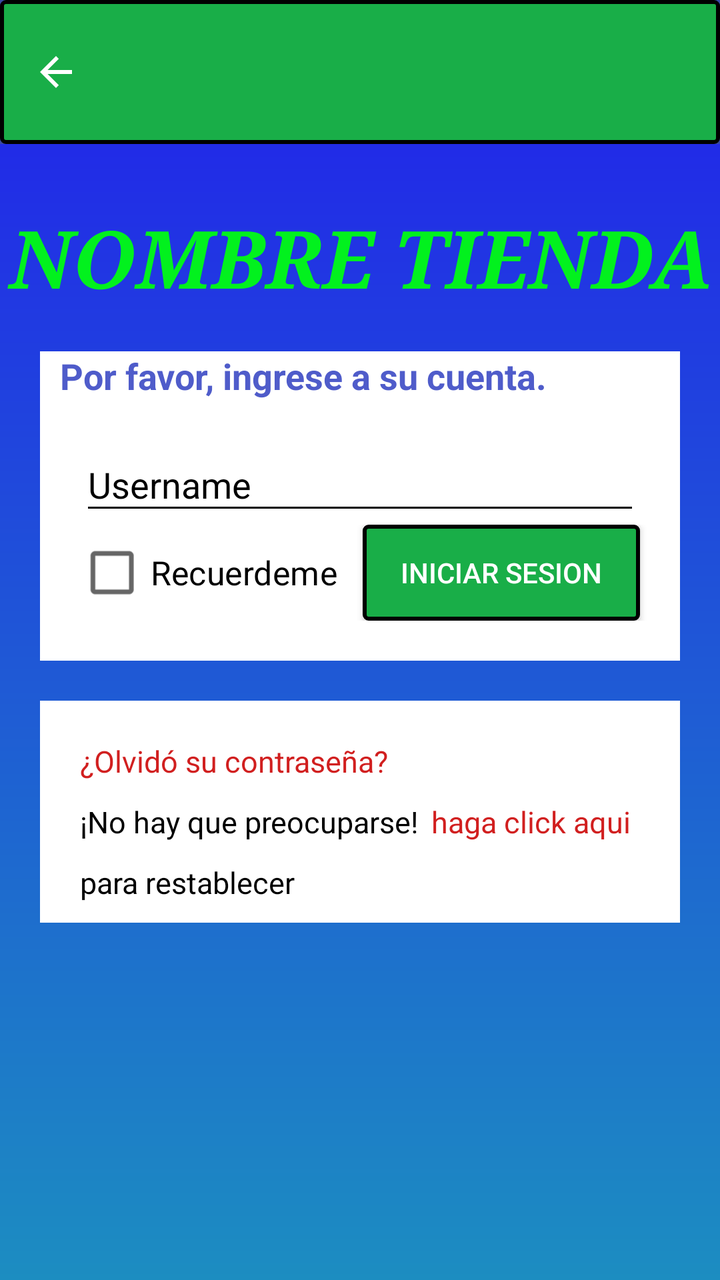
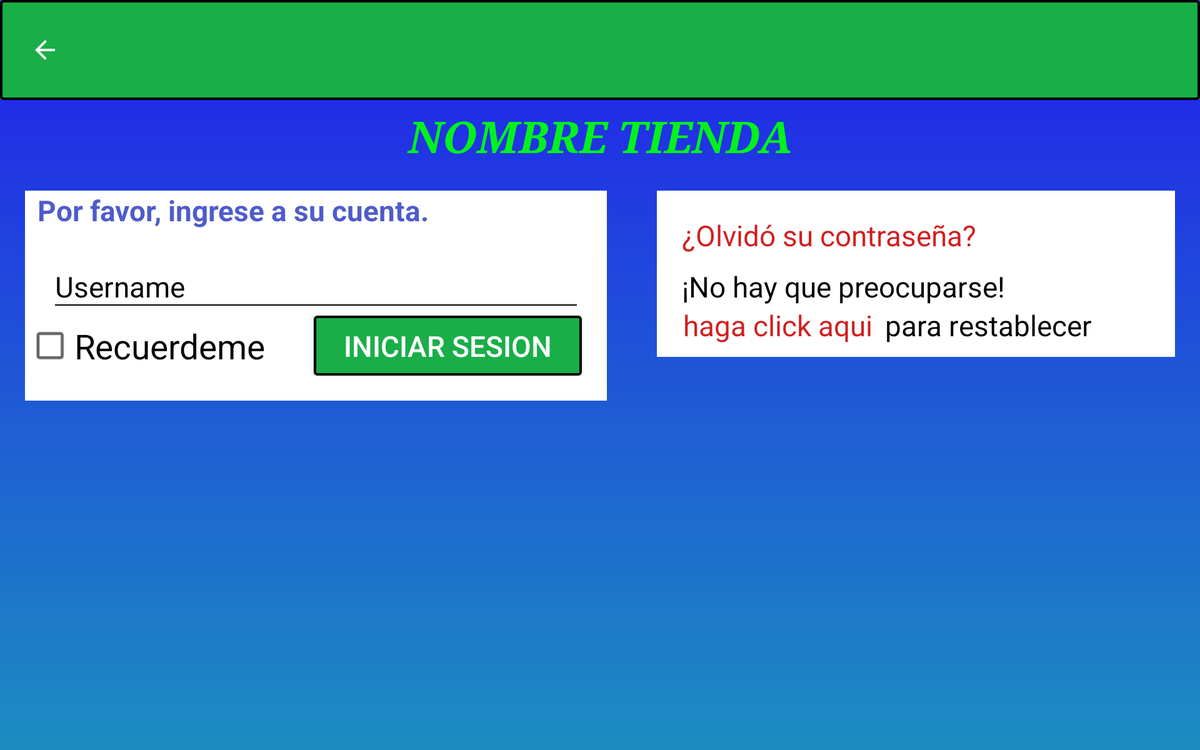

One screen, two layout resources from the same app: the default and the repository's alternative for another configuration. Each is rendered where Android would select it; the XML of both is given below.
<!-- AndroidManifest.xml: application theme AppTheme -->
<!-- res/layout/activity_login.xml -->
<?xml version="1.0" encoding="utf-8"?>
<LinearLayout xmlns:android="http://schemas.android.com/apk/res/android"
    xmlns:tools="http://schemas.android.com/tools"
    android:layout_width="match_parent"
    android:layout_height="match_parent"
    xmlns:app="http://schemas.android.com/apk/res-auto"
    android:orientation="vertical"
    android:background="@drawable/degradade"
    tools:context="swasolutions.com.wdpos.actividades.vendedores.LoginActivity">


    <android.support.design.widget.AppBarLayout
        android:layout_width="match_parent"
        android:layout_height="wrap_content"
        android:id="@+id/appBarLayoutLogin"
        android:theme="@style/AppTheme.AppBarOverlay"
        >

        <android.support.v7.widget.Toolbar
            android:id="@+id/toolbarLogin"
            android:layout_width="match_parent"
            android:layout_height="wrap_content"
            android:background="@drawable/buttonspanelbluedark"
            app:navigationIcon="?attr/homeAsUpIndicator"
            app:popupTheme="@style/Theme.AppCompat.Light"
            tools:ignore="UnusedAttribute"
            android:theme="@style/ThemeOverlay.AppCompat.Dark.ActionBar"
            android:elevation="2dp"
            >
        </android.support.v7.widget.Toolbar>

    </android.support.design.widget.AppBarLayout>

    <TextView
        android:id="@+id/txtTituloApp"
        android:layout_width="match_parent"
        android:layout_height="wrap_content"
        android:layout_marginBottom="20dp"
        android:layout_marginTop="30dp"
        android:text="NOMBRE TIENDA"
        android:textSize="40dp"
        android:textColor="@color/verdeclaro"
        android:fontFamily="serif"
        android:textStyle="bold|italic"
        android:gravity="center"

        />

    <LinearLayout
        android:layout_width="match_parent"
        android:layout_height="wrap_content"
        android:layout_marginRight="20dp"
        android:layout_marginLeft="20dp"
        android:orientation="vertical"
        android:layout_marginBottom="20dp"
        android:background="@color/blanco">

        <TextView
            android:layout_width="match_parent"
            android:layout_height="wrap_content"
            android:layout_marginLeft="10dp"
            android:text="@string/info_ingresar"
            android:textStyle="bold"
            android:textSize="18dp"
            android:textColor="@color/azul"
            />


        <android.support.design.widget.TextInputLayout
            android:id="@+id/text_input_layout_email"
            android:layout_width="match_parent"
            android:layout_height="wrap_content"
            android:layout_marginLeft="20dp"
            android:layout_marginRight="20dp"
            android:textColorHint="@color/negro"
            android:paddingTop="10dp"
            android:layout_row="2"

            >

            <EditText
                android:id="@+id/txtEmail_Login"
                android:layout_width="match_parent"
                android:layout_height="wrap_content"
                android:inputType="textEmailAddress"
                android:textColor="@color/negro"
                android:ems="10"
                android:hint="Username"

                android:drawablePadding="10dp"
                android:drawableStart="@drawable/person"
                android:theme="@style/EditText"
                app:hintAnimationEnabled="true"/>

        </android.support.design.widget.TextInputLayout>




        <LinearLayout
            android:layout_width="match_parent"
            android:layout_height="wrap_content"
            android:orientation="horizontal"
            android:layout_marginBottom="20dp">


            <CheckBox
                android:id="@+id/rdbNoCerrarSesion"
                android:layout_width="wrap_content"
                android:layout_height="wrap_content"
                android:layout_weight="1"
                android:layout_marginLeft="30dp"
                android:scaleX="1.2"
                android:scaleY="1.2"
                android:text="Recuerdeme"
                />

            <Button
                android:id="@+id/btnIniciarSesion"
                android:layout_width="wrap_content"
                android:layout_height="wrap_content"
                android:layout_marginRight="20dp"
                android:layout_weight="1"
                android:text="Iniciar Sesion"
                android:textColor="@color/blanco"
                android:background="@drawable/buttonspanelbluedark"

                />



        </LinearLayout>




    </LinearLayout>


    <LinearLayout
        android:layout_width="match_parent"
        android:layout_height="wrap_content"
        android:orientation="vertical"
        android:layout_marginRight="20dp"
        android:layout_marginLeft="20dp"
        android:background="@color/blanco">

        <TextView
            android:layout_width="match_parent"
            android:layout_height="wrap_content"
            android:layout_marginTop="20dp"
            android:layout_marginLeft="20dp"
            android:layout_marginBottom="10dp"
            android:text="¿Olvidó su contraseña?"
            android:textColor="@color/rojo_oscuro"
            android:textSize="15dp"/>

        <LinearLayout
            android:layout_width="match_parent"
            android:layout_height="wrap_content"
            android:orientation="horizontal">

            <TextView
                android:layout_width="wrap_content"
                android:layout_height="wrap_content"
                android:layout_marginLeft="20dp"
                android:text="¡No hay que preocuparse!"
                android:textColor="@color/negro"
                android:textSize="15dp"/>

            <TextView
                android:layout_width="wrap_content"
                android:layout_height="wrap_content"
                android:layout_marginLeft="6dp"
                android:layout_marginBottom="10dp"
                android:text="haga click aqui"
                android:textColor="@color/rojo_oscuro"
                android:textSize="15dp"/>

        </LinearLayout>

        <TextView
            android:layout_width="match_parent"
            android:layout_height="wrap_content"
            android:layout_marginLeft="20dp"
            android:layout_marginBottom="10dp"
            android:text="para restablecer"
            android:textColor="@color/negro"
            android:textSize="15dp"/>



    </LinearLayout>

</LinearLayout>
<!-- resources referenced by this layout -->
<resources>
  <color name="azul">#4f5cca</color>
  <color name="blanco">#FFFFFF</color>
  <color name="negro">#000000</color>
  <color name="rojo_oscuro">#d11f1f</color>
  <color name="verdeclaro">#02f11e</color>
  <!-- drawable buttonspanelbluedark (drawable) -->
  <?xml version="1.0" encoding="utf-8"?>
  <selector xmlns:android="http://schemas.android.com/apk/res/android" >
      <item android:state_pressed="true" >
          <shape android:shape="rectangle"  >
              <stroke android:width="2dip" android:color="@color/bluedark" />
              <gradient android:angle="-90" android:endColor="@color/verde" android:startColor="@color/negro"  />
          </shape>
      </item>
      <item android:state_enabled="false">
  
          <shape>
              <solid android:color="@color/app_text_label"/>
              <corners android:radius="8dp"/>
              <padding android:bottom="8dp"
                  android:left="8dp"
                  android:right="8dp"
                  android:top="8dp"/>
          </shape>
      </item>
      <item android:state_focused="true">|
          <shape android:shape="rectangle"  >
              <corners android:radius="10dip" />
              <stroke android:width="2dip" android:color="@color/bluedark" />
              <gradient android:angle="-90" android:startColor="@color/bluedark"  />
          </shape>
      </item>
      <item >
          <shape android:shape="rectangle"  >
              <corners android:radius="2dip" />
              <stroke android:width="2dip" android:color="@color/negro" />
              <gradient android:angle="-90" android:startColor="@color/verde" android:endColor="@color/verde"  />
          </shape>
      </item>
  </selector>
  <!-- drawable degradade (drawable) -->
  <?xml version="1.0" encoding="utf-8"?>
  <shape xmlns:android="http://schemas.android.com/apk/res/android">
      <gradient
          android:startColor="#1c8dc1"
          android:endColor="#221fec"
          android:type="linear"
          android:angle="90" />
  </shape>
  <string name="info_ingresar">Por favor, ingrese a su cuenta.</string>
  <style name="AppTheme.AppBarOverlay" parent="ThemeOverlay.AppCompat.Dark.ActionBar" />
  <style name="EditText" parent="AppTheme">
          
          <item name="colorControlNormal">@color/negro</item>
          <item name="android:textColorLink">@color/negro</item>
          
          <item name="colorControlActivated">@color/negro</item>
      </style>
  <style name="AppTheme" parent="Theme.AppCompat.Light.NoActionBar">
          
          <item name="colorPrimary">@color/colorPrimary</item>
          <item name="colorPrimaryDark">@color/colorPrimaryDark</item>
          <item name="colorAccent">@color/colorAccent</item>
      </style>
  <color name="bluedark">#0c1c4d</color>
  <color name="verde">#19ae48</color>
  <color name="app_text_label">#656565</color>
  <color name="colorPrimary">#3F51B5</color>
  <color name="colorPrimaryDark">#303F9F</color>
  <color name="colorAccent">#3F51B5</color>
</resources>
<!-- res/layout-large-land/activity_login.xml (the repository's variant of the layout above) -->
<!-- drawn on a 7-inch tablet turned sideways -->
<?xml version="1.0" encoding="utf-8"?>
<LinearLayout xmlns:android="http://schemas.android.com/apk/res/android"
    xmlns:tools="http://schemas.android.com/tools"
    android:layout_width="match_parent"
    android:layout_height="match_parent"
    xmlns:app="http://schemas.android.com/apk/res-auto"
    android:orientation="vertical"
    android:background="@drawable/degradade"
    tools:context="swasolutions.com.wdpos.actividades.vendedores.LoginActivity">

    <android.support.design.widget.AppBarLayout
        android:layout_width="match_parent"
        android:layout_height="wrap_content"
        android:id="@+id/appBarLayoutLogin"
        android:theme="@style/AppTheme.AppBarOverlay"
        >

    <android.support.v7.widget.Toolbar
        android:id="@+id/toolbarLogin"
        android:layout_width="match_parent"
        android:layout_height="wrap_content"
        android:background="@drawable/buttonspanelbluedark"
        app:navigationIcon="?attr/homeAsUpIndicator"
        app:popupTheme="@style/Theme.AppCompat.Light"
        tools:ignore="UnusedAttribute"
        android:theme="@style/ThemeOverlay.AppCompat.Dark.ActionBar"
        android:elevation="2dp"
        >
    </android.support.v7.widget.Toolbar>

    </android.support.design.widget.AppBarLayout>
    <TextView
        android:id="@+id/txtTituloApp"
        android:layout_width="match_parent"
        android:layout_height="wrap_content"
        android:layout_marginBottom="20dp"
        android:layout_marginTop="5dp"
        android:text="NOMBRE TIENDA"
        android:textSize="@dimen/titulosTablet"
        android:textColor="@color/verdeclaro"
        android:fontFamily="serif"
        android:textStyle="bold|italic"
        android:gravity="center"

        />

    <LinearLayout
        android:layout_width="match_parent"
        android:layout_height="match_parent"
        android:orientation="horizontal">

    <LinearLayout
        android:layout_width="match_parent"
        android:layout_height="wrap_content"
        android:layout_marginRight="20dp"
        android:layout_weight="0.9"
        android:layout_marginLeft="20dp"
        android:orientation="vertical"
        android:layout_marginBottom="20dp"
        android:background="@color/blanco">

        <TextView
            android:layout_width="match_parent"
            android:layout_height="wrap_content"
            android:layout_marginLeft="10dp"
            android:text="@string/info_ingresar"
            android:textStyle="bold"
            android:textSize="@dimen/textNormalTablet"
            android:textColor="@color/azul"
            />


        <android.support.design.widget.TextInputLayout
            android:id="@+id/text_input_layout_email"
            android:layout_width="match_parent"
            android:layout_height="wrap_content"
            android:layout_marginLeft="20dp"
            android:layout_marginRight="20dp"
            android:textColorHint="@color/negro"
            android:paddingTop="10dp"
            android:layout_row="2"

            >

            <EditText
                android:id="@+id/txtEmail_Login"
                android:layout_width="match_parent"
                android:layout_height="wrap_content"
                android:inputType="textEmailAddress"
                android:textColor="@color/negro"
                android:ems="10"
                android:hint="Username"
                android:textSize="@dimen/textNormalTablet"
                android:drawablePadding="10dp"
                android:drawableStart="@drawable/person"
                android:theme="@style/EditText"
                app:hintAnimationEnabled="true"/>

        </android.support.design.widget.TextInputLayout>


        <LinearLayout
            android:layout_width="match_parent"
            android:layout_height="wrap_content"
            android:orientation="horizontal"
            android:layout_marginBottom="20dp">


            <CheckBox
                android:id="@+id/rdbNoCerrarSesion"
                android:layout_width="wrap_content"
                android:layout_height="wrap_content"
                android:layout_weight="1"
                android:layout_marginLeft="20dp"
                android:scaleX="1.2"
                android:scaleY="1.2"
                android:text="Recuerdeme"
                android:textSize="@dimen/textNormalTablet"
                />

            <Button
                android:id="@+id/btnIniciarSesion"
                android:layout_width="wrap_content"
                android:layout_height="wrap_content"
                android:layout_marginRight="20dp"
                android:layout_marginLeft="20dp"
                android:layout_weight="1"
                android:text="Iniciar Sesion"
                android:textColor="@color/blanco"
                android:background="@drawable/buttonspanelbluedark"
                android:textSize="@dimen/textNormalTablet"
                />



        </LinearLayout>




    </LinearLayout>


    <LinearLayout
        android:layout_width="match_parent"
        android:layout_height="wrap_content"
        android:orientation="vertical"
        android:layout_marginRight="20dp"
        android:layout_weight="1"
        android:layout_marginLeft="20dp"
        android:background="@color/blanco">

        <TextView
            android:layout_width="match_parent"
            android:layout_height="wrap_content"
            android:layout_marginTop="20dp"
            android:layout_marginLeft="20dp"
            android:layout_marginBottom="10dp"
            android:text="¿Olvidó su contraseña?"
            android:textColor="@color/rojo_oscuro"
            android:textSize="@dimen/textNormalTablet"/>

        <LinearLayout
            android:layout_width="match_parent"
            android:layout_height="wrap_content"
            android:orientation="vertical">

            <TextView
                android:layout_width="wrap_content"
                android:layout_height="wrap_content"
                android:layout_marginLeft="20dp"
                android:text="¡No hay que preocuparse!"
                android:textColor="@color/negro"
                android:textSize="@dimen/textNormalTablet"/>

            <LinearLayout
                android:layout_width="match_parent"
                android:layout_height="wrap_content"
                android:layout_marginLeft="15dp"
                android:orientation="horizontal">
                <TextView
                    android:layout_width="wrap_content"
                    android:layout_height="wrap_content"
                    android:layout_marginLeft="6dp"
                    android:layout_marginBottom="10dp"
                    android:text="haga click aqui"
                    android:textColor="@color/rojo_oscuro"
                    android:textSize="@dimen/textNormalTablet"/>

                <TextView
                    android:layout_width="match_parent"
                    android:layout_height="wrap_content"
                    android:layout_marginLeft="10dp"
                    android:layout_marginBottom="10dp"
                    android:text="para restablecer"
                    android:textColor="@color/negro"
                    android:textSize="@dimen/textNormalTablet"/>

            </LinearLayout>


        </LinearLayout>







    </LinearLayout>

    </LinearLayout>

</LinearLayout>
<!-- resources referenced by the variant -->
<!-- as a 7-inch tablet turned sideways resolves them -->
<resources>
  <color name="azul">#4f5cca</color>
  <color name="blanco">#FFFFFF</color>
  <color name="negro">#000000</color>
  <color name="rojo_oscuro">#d11f1f</color>
  <color name="verdeclaro">#02f11e</color>
  <dimen name="textNormalTablet">23dp</dimen>
  <dimen name="titulosTablet">35dp</dimen>
  <!-- drawable buttonspanelbluedark (drawable) -->
  <?xml version="1.0" encoding="utf-8"?>
  <selector xmlns:android="http://schemas.android.com/apk/res/android" >
      <item android:state_pressed="true" >
          <shape android:shape="rectangle"  >
              <stroke android:width="2dip" android:color="@color/bluedark" />
              <gradient android:angle="-90" android:endColor="@color/verde" android:startColor="@color/negro"  />
          </shape>
      </item>
      <item android:state_enabled="false">
  
          <shape>
              <solid android:color="@color/app_text_label"/>
              <corners android:radius="8dp"/>
              <padding android:bottom="8dp"
                  android:left="8dp"
                  android:right="8dp"
                  android:top="8dp"/>
          </shape>
      </item>
      <item android:state_focused="true">|
          <shape android:shape="rectangle"  >
              <corners android:radius="10dip" />
              <stroke android:width="2dip" android:color="@color/bluedark" />
              <gradient android:angle="-90" android:startColor="@color/bluedark"  />
          </shape>
      </item>
      <item >
          <shape android:shape="rectangle"  >
              <corners android:radius="2dip" />
              <stroke android:width="2dip" android:color="@color/negro" />
              <gradient android:angle="-90" android:startColor="@color/verde" android:endColor="@color/verde"  />
          </shape>
      </item>
  </selector>
  <!-- drawable degradade (drawable) -->
  <?xml version="1.0" encoding="utf-8"?>
  <shape xmlns:android="http://schemas.android.com/apk/res/android">
      <gradient
          android:startColor="#1c8dc1"
          android:endColor="#221fec"
          android:type="linear"
          android:angle="90" />
  </shape>
  <string name="info_ingresar">Por favor, ingrese a su cuenta.</string>
  <style name="AppTheme.AppBarOverlay" parent="ThemeOverlay.AppCompat.Dark.ActionBar" />
  <style name="EditText" parent="AppTheme">
          
          <item name="colorControlNormal">@color/negro</item>
          <item name="android:textColorLink">@color/negro</item>
          
          <item name="colorControlActivated">@color/negro</item>
      </style>
  <style name="AppTheme" parent="Theme.AppCompat.Light.NoActionBar">
          
          <item name="colorPrimary">@color/colorPrimary</item>
          <item name="colorPrimaryDark">@color/colorPrimaryDark</item>
          <item name="colorAccent">@color/colorAccent</item>
      </style>
  <color name="bluedark">#0c1c4d</color>
  <color name="verde">#19ae48</color>
  <color name="app_text_label">#656565</color>
  <color name="colorPrimary">#3F51B5</color>
  <color name="colorPrimaryDark">#303F9F</color>
  <color name="colorAccent">#3F51B5</color>
</resources>
